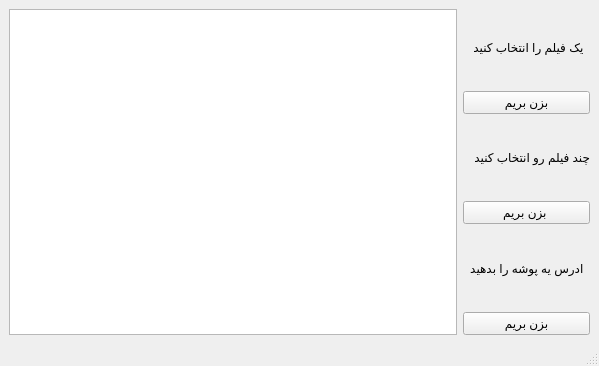
<?xml version="1.0" encoding="UTF-8"?>
<ui version="4.0">
 <class>MainWindow</class>
 <widget class="QMainWindow" name="MainWindow">
  <property name="geometry">
   <rect>
    <x>0</x>
    <y>0</y>
    <width>599</width>
    <height>366</height>
   </rect>
  </property>
  <property name="windowTitle">
   <string>subtodl</string>
  </property>
  <widget class="QWidget" name="centralwidget">
   <layout class="QGridLayout" name="gridLayout">
    <item row="0" column="0">
     <layout class="QHBoxLayout" name="horizontalLayout">
      <item>
       <widget class="QTextBrowser" name="textBrowser"/>
      </item>
      <item>
       <layout class="QVBoxLayout" name="verticalLayout">
        <item>
         <widget class="QLabel" name="label">
          <property name="text">
           <string>  یک فیلم را انتخاب کنید   </string>
          </property>
         </widget>
        </item>
        <item>
         <widget class="QPushButton" name="pbf">
          <property name="text">
           <string>بزن بریم</string>
          </property>
         </widget>
        </item>
        <item>
         <widget class="QLabel" name="label_2">
          <property name="text">
           <string>چند فیلم رو انتخاب کنید </string>
          </property>
         </widget>
        </item>
        <item>
         <widget class="QPushButton" name="pbmul">
          <property name="text">
           <string>بزن بریم </string>
          </property>
         </widget>
        </item>
        <item>
         <widget class="QLabel" name="label_3">
          <property name="text">
           <string>  ادرس یه پوشه را بدهید </string>
          </property>
         </widget>
        </item>
        <item>
         <widget class="QPushButton" name="pbpa">
          <property name="text">
           <string>بزن بریم</string>
          </property>
         </widget>
        </item>
       </layout>
      </item>
     </layout>
    </item>
   </layout>
  </widget>
  <widget class="QStatusBar" name="statusbar"/>
 </widget>
 <resources/>
 <connections>
  <connection>
   <sender>pbf</sender>
   <signal>clicked()</signal>
   <receiver>MainWindow</receiver>
   <slot>close()</slot>
   <hints>
    <hint type="sourcelabel">
     <x>529</x>
     <y>103</y>
    </hint>
    <hint type="destinationlabel">
     <x>299</x>
     <y>182</y>
    </hint>
   </hints>
  </connection>
  <connection>
   <sender>pbmul</sender>
   <signal>clicked()</signal>
   <receiver>MainWindow</receiver>
   <slot>close()</slot>
   <hints>
    <hint type="sourcelabel">
     <x>529</x>
     <y>213</y>
    </hint>
    <hint type="destinationlabel">
     <x>299</x>
     <y>182</y>
    </hint>
   </hints>
  </connection>
  <connection>
   <sender>pbpa</sender>
   <signal>clicked()</signal>
   <receiver>MainWindow</receiver>
   <slot>close()</slot>
   <hints>
    <hint type="sourcelabel">
     <x>529</x>
     <y>323</y>
    </hint>
    <hint type="destinationlabel">
     <x>299</x>
     <y>182</y>
    </hint>
   </hints>
  </connection>
 </connections>
</ui>
